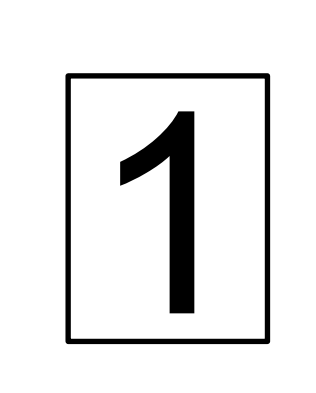
#> input picture data/1.png, 316 x 393 px, given in place of the camera
$ python test.py
#> lines starting #> are read from the running program, lines starting #| are printed output that depends on the picture; after the words box and inside, x2 and y2 are one past the last pixel; in counts of white or black regions, pixels touching at a corner belong together
#> further down, frame is the input picture: shape (393, 316, 3); min 0, max 255, mean 232
### imgProcessing.py
import cv2
import numpy as np


# [31 lines left out: functions cv2show, addNoise, not called in this run]


def  gaussian_blur(img):
    '''Perform Gaussian filtering'''

    gaussian_img = cv2.GaussianBlur(img,(5,5),10)
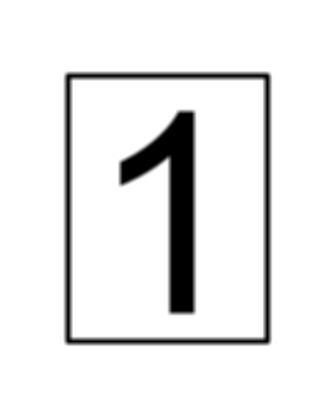
#> gaussian_img: shape (393, 316, 3); min 0, max 255, mean 232
    return gaussian_img


def im2bw(img, Auto='on', thresh=0):
    '''change the image to black and white stlye'''
#> called with Auto = 'on', thresh = 0

    if Auto == 'on':
        img_grey = cv2.cvtColor(img, cv2.COLOR_BGR2GRAY);
        img_bw = cv2.threshold(img_grey, 0, 255, cv2.THRESH_OTSU+cv2.THRESH_BINARY)[1]
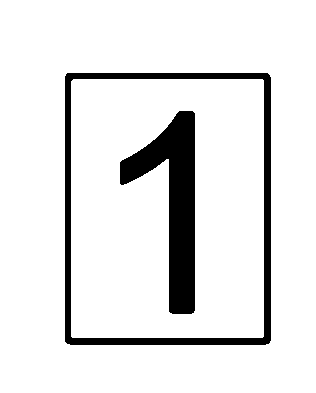
#> img_bw: shape (393, 316); 89.9% white; 2 black regions
    elif Auto == 'off':
        img_grey = cv2.cvtColor(img, cv2.COLOR_BGR2GRAY);
        img_bw = cv2.threshold(img_grey, thresh, 255, cv2.THRESH_BINARY)[1]
    return img_bw


# 形态学处理
def morphThreat(img, dilate_num, erode_num, kernel_size):
    '''形态学处理'''

    kernel = np.ones((kernel_size,kernel_size),np.uint8)
    # 膨胀
    cv2.dilate(img,kernel, dilate_num)
    # 腐蚀
    cv2.erode(img, kernel, erode_num)

    return img

# 提取轮廓
def GetContours(img):
    '''提取轮廓'''

    global contours
    # 根据二值图找到轮廓
    contours, hierarchy = cv2.findContours(img, cv2.RETR_TREE, method=cv2.CHAIN_APPROX_NONE)
#> contours = 4 contours; box (x1, y1, x2, y2) and area: (0, 0, 316, 393) 123480, (64, 72, 272, 346) 56476, (71, 79, 264, 338) 49532, (119, 110, 196, 315) 6806

    # 画出轮廓
    dst = img.copy()
    dst = cv2.cvtColor(dst,cv2.COLOR_GRAY2RGB)
#> dst: shape (393, 316, 3); 89.9% white; 2 black regions, box (x1, y1, x2, y2) and area: (120, 111, 195, 314) 6544, (65, 73, 271, 345) 6023
    dst = cv2.drawContours(dst, contours, -1, (0, 0, 255),3)
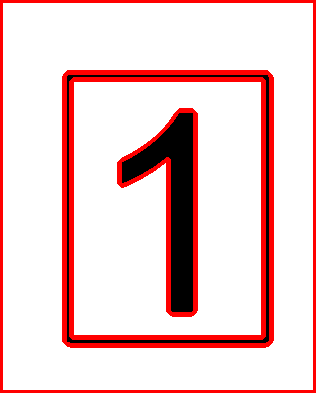
#> dst: shape (393, 316, 3); mean B, G, R 205.9, 205.9, 238.9
    return dst

### test.py
import cv2
from imgProcessing import cv2show, addNoise, gaussian_blur,im2bw,morphThreat,GetContours

cap=cv2.VideoCapture(0)
cap.set(3,900)
cap.set(4,900)

while(cap.isOpened()):
    ret,frame = cap.read()
    # cap.read()返回两个值，第一个值为布尔值，如果视频正确，那么就返回true,  第二个值代表图像三维像素矩阵

    frame = gaussian_blur(frame)
    frame = im2bw(frame)
    frame = morphThreat(frame,5,5,10)
    frame = GetContours(frame)


    cv2.imshow('Capture', frame)
    k=cv2.waitKey(1)
#> (key q is pressed here)
    if k==ord('s'):
        print('222222')
        print(cap.get(3))
        print(cap.get(4))
    elif k==ord('q'):
        print('完成')
        cap.release()
        cv2.destroyAllWindows()
        break

$ run again, on data/2.png
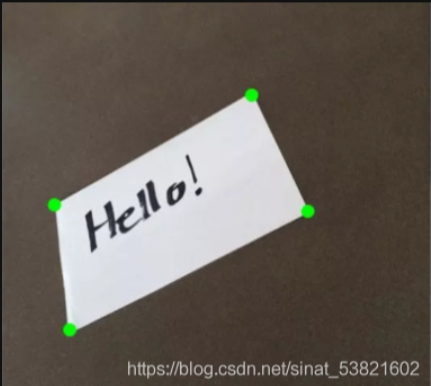
#> input picture data/2.png, 431 x 386 px, given in place of the camera
#> frame is the input picture: shape (386, 431, 3); mean B, G, R 87.7, 95.4, 103.2
#> in im2bw, `img_bw = cv2.threshold(img_grey, 0, 255, cv2.THRESH_OTSU+cv2.THRESH_BI..`:
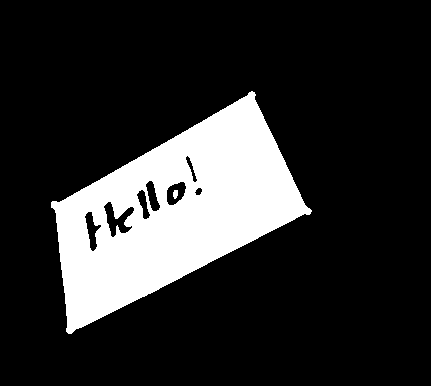
#> img_bw: shape (386, 431); 18.1% white; 2 white regions
#> contours = 9 contours; largest, box (x1, y1, x2, y2) and area: (51, 91, 312, 334) 31227, (103, 201, 135, 238) 523, (166, 181, 187, 206) 344, (84, 211, 102, 252) 323, (145, 180, 161, 212) 258
#> in GetContours, `dst = cv2.drawContours(dst, contours, -1, (0, 0, 255),3)`:
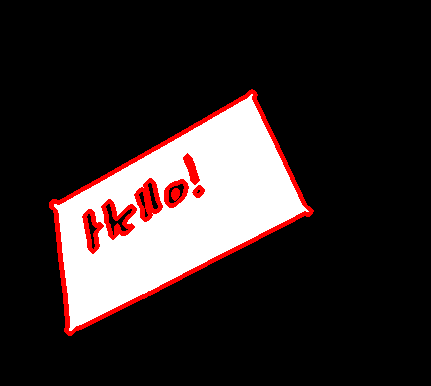
#> dst: shape (386, 431, 3); mean B, G, R 40.5, 40.5, 49.6

$ run again, on data/4.png
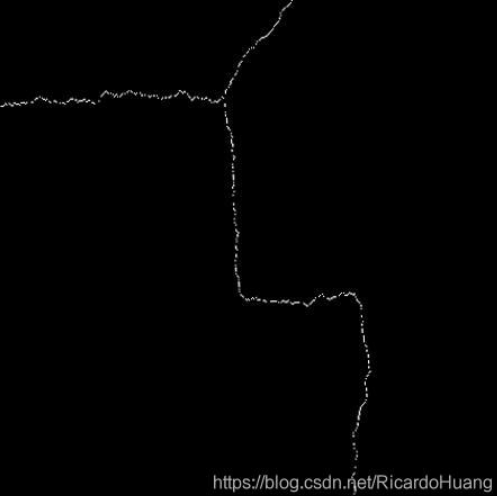
#> input picture data/4.png, 497 x 496 px, given in place of the camera
#> frame is the input picture: shape (496, 497, 3); min 0, max 229, mean 1.9
#> in im2bw, `img_bw = cv2.threshold(img_grey, 0, 255, cv2.THRESH_OTSU+cv2.THRESH_BI..`:
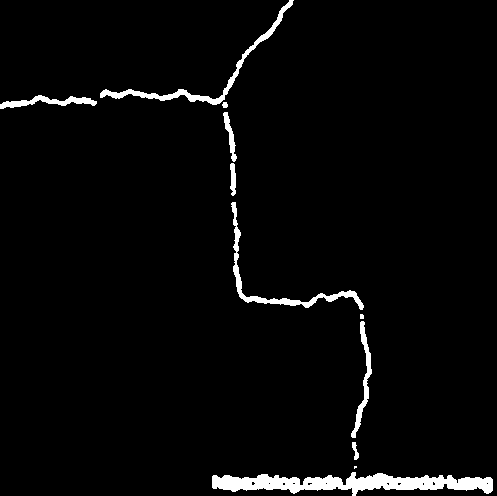
#> img_bw: shape (496, 497); 3.1% white; 11 white regions (2 under 20 px)
#> contours = 22 contours, 13 with area under 20; largest, box (x1, y1, x2, y2) and area: (212, 472, 493, 496) 3271, (100, 0, 294, 105) 1032, (231, 202, 364, 310) 891, (351, 321, 372, 438) 464, (0, 95, 97, 109) 443
#> in GetContours, `dst = cv2.drawContours(dst, contours, -1, (0, 0, 255),3)`:
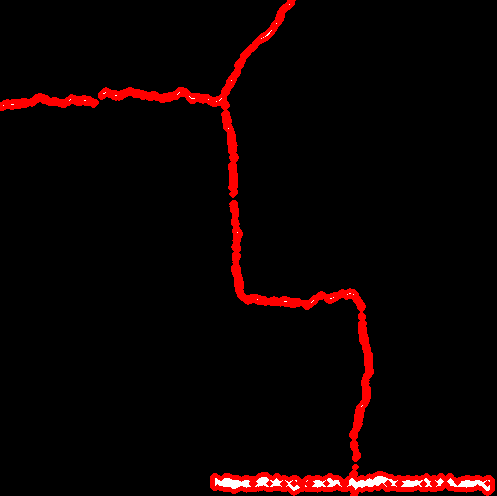
#> dst: shape (496, 497, 3); mean B, G, R 1.5, 1.5, 12.6
